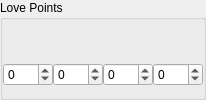
           <widget class="QGroupBox" name="groupBox_3">
            <property name="title">
             <string>Love Points</string>
            </property>
            <layout class="QHBoxLayout" name="horizontalLayout_26">
             <property name="spacing">
              <number>0</number>
             </property>
             <property name="leftMargin">
              <number>0</number>
             </property>
             <property name="rightMargin">
              <number>0</number>
             </property>
             <item>
              <layout class="QVBoxLayout" name="verticalLayout_37">
               <property name="spacing">
                <number>0</number>
               </property>
               <item>
                <widget class="QLabel" name="lbl_love_aeris">
                 <property name="sizePolicy">
                  <sizepolicy hsizetype="Preferred" vsizetype="Preferred">
                   <horstretch>0</horstretch>
                   <verstretch>0</verstretch>
                  </sizepolicy>
                 </property>
                 <property name="frameShape">
                  <enum>QFrame::NoFrame</enum>
                 </property>
                 <property name="buddy">
                  <cstring>sb_love_aeris</cstring>
                 </property>
                </widget>
               </item>
               <item>
                <widget class="QSpinBox" name="sb_love_aeris">
                 <property name="sizePolicy">
                  <sizepolicy hsizetype="Preferred" vsizetype="Fixed">
                   <horstretch>0</horstretch>
                   <verstretch>0</verstretch>
                  </sizepolicy>
                 </property>
                 <property name="minimumSize">
                  <size>
                   <width>50</width>
                   <height>18</height>
                  </size>
                 </property>
                 <property name="maximumSize">
                  <size>
                   <width>16777215</width>
                   <height>16777215</height>
                  </size>
                 </property>
                 <property name="wrapping">
                  <bool>true</bool>
                 </property>
                 <property name="alignment">
                  <set>Qt::AlignLeading|Qt::AlignLeft|Qt::AlignVCenter</set>
                 </property>
                 <property name="maximum">
                  <number>255</number>
                 </property>
                 <property name="value">
                  <number>0</number>
                 </property>
                </widget>
               </item>
              </layout>
             </item>
             <item>
              <layout class="QVBoxLayout" name="verticalLayout_94">
               <property name="spacing">
                <number>0</number>
               </property>
               <item>
                <widget class="QLabel" name="lbl_love_tifa">
                 <property name="buddy">
                  <cstring>sb_love_tifa</cstring>
                 </property>
                </widget>
               </item>
               <item>
                <widget class="QSpinBox" name="sb_love_tifa">
                 <property name="sizePolicy">
                  <sizepolicy hsizetype="Preferred" vsizetype="Fixed">
                   <horstretch>0</horstretch>
                   <verstretch>0</verstretch>
                  </sizepolicy>
                 </property>
                 <property name="minimumSize">
                  <size>
                   <width>50</width>
                   <height>18</height>
                  </size>
                 </property>
                 <property name="maximumSize">
                  <size>
                   <width>16777215</width>
                   <height>16777215</height>
                  </size>
                 </property>
                 <property name="wrapping">
                  <bool>true</bool>
                 </property>
                 <property name="alignment">
                  <set>Qt::AlignLeading|Qt::AlignLeft|Qt::AlignVCenter</set>
                 </property>
                 <property name="maximum">
                  <number>255</number>
                 </property>
                </widget>
               </item>
              </layout>
             </item>
             <item>
              <layout class="QVBoxLayout" name="verticalLayout_98">
               <property name="spacing">
                <number>0</number>
               </property>
               <item>
                <widget class="QLabel" name="lbl_love_yuffie">
                 <property name="buddy">
                  <cstring>sb_love_yuffie</cstring>
                 </property>
                </widget>
               </item>
               <item>
                <widget class="QSpinBox" name="sb_love_yuffie">
                 <property name="sizePolicy">
                  <sizepolicy hsizetype="Preferred" vsizetype="Fixed">
                   <horstretch>0</horstretch>
                   <verstretch>0</verstretch>
                  </sizepolicy>
                 </property>
                 <property name="minimumSize">
                  <size>
                   <width>50</width>
                   <height>18</height>
                  </size>
                 </property>
                 <property name="maximumSize">
                  <size>
                   <width>16777215</width>
                   <height>16777215</height>
                  </size>
                 </property>
                 <property name="wrapping">
                  <bool>true</bool>
                 </property>
                 <property name="alignment">
                  <set>Qt::AlignLeading|Qt::AlignLeft|Qt::AlignVCenter</set>
                 </property>
                 <property name="maximum">
                  <number>255</number>
                 </property>
                </widget>
               </item>
              </layout>
             </item>
             <item>
              <layout class="QVBoxLayout" name="verticalLayout_116">
               <property name="spacing">
                <number>0</number>
               </property>
               <item>
                <widget class="QLabel" name="lbl_love_barret">
                 <property name="alignment">
                  <set>Qt::AlignCenter</set>
                 </property>
                 <property name="buddy">
                  <cstring>sb_love_barret</cstring>
                 </property>
                </widget>
               </item>
               <item>
                <widget class="QSpinBox" name="sb_love_barret">
                 <property name="sizePolicy">
                  <sizepolicy hsizetype="Preferred" vsizetype="Fixed">
                   <horstretch>0</horstretch>
                   <verstretch>0</verstretch>
                  </sizepolicy>
                 </property>
                 <property name="minimumSize">
                  <size>
                   <width>50</width>
                   <height>18</height>
                  </size>
                 </property>
                 <property name="maximumSize">
                  <size>
                   <width>16777215</width>
                   <height>16777215</height>
                  </size>
                 </property>
                 <property name="layoutDirection">
                  <enum>Qt::LeftToRight</enum>
                 </property>
                 <property name="wrapping">
                  <bool>true</bool>
                 </property>
                 <property name="alignment">
                  <set>Qt::AlignLeading|Qt::AlignLeft|Qt::AlignVCenter</set>
                 </property>
                 <property name="maximum">
                  <number>255</number>
                 </property>
                 <property name="value">
                  <number>0</number>
                 </property>
                </widget>
               </item>
              </layout>
             </item>
            </layout>
           </widget>
